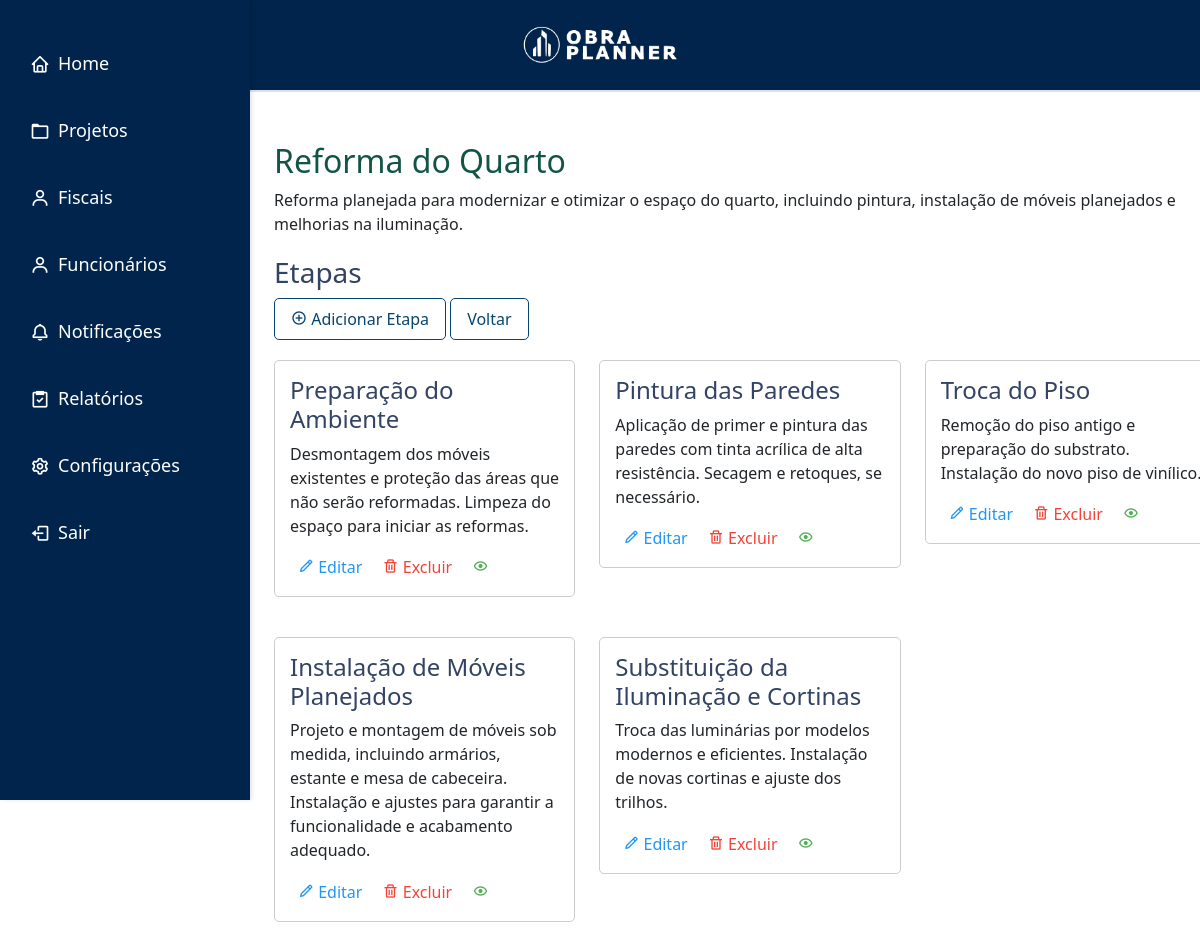
Page /empresa/projetos/verproj.php?id=38 (signed in) on the committed database.
### tables this page shows
CREATE TABLE IF NOT EXISTS `projetos` (
  `projeto_id` int(11) NOT NULL AUTO_INCREMENT,
  `titulo` varchar(255) NOT NULL,
  `descricao` text DEFAULT NULL,
  `imagem` varchar(255) DEFAULT NULL,
  `documentacao` varchar(255) DEFAULT NULL,
  `data_inicio` date DEFAULT NULL,
  `data_termino` date DEFAULT NULL,
  `data_prev_ini` date DEFAULT NULL,
  `data_prev_ter` date DEFAULT NULL,
  `empresa_id` int(11) DEFAULT NULL,
  `fiscal_id` int(11) DEFAULT NULL,
  `func_id` varchar(225) DEFAULT NULL,
  `status` enum('Em andamento','Concluído','Atrasado') NOT NULL DEFAULT 'Em andamento',
  `qtn_eta` varchar(100) DEFAULT NULL,
  `progresso` int(11) DEFAULT NULL,
  PRIMARY KEY (`projeto_id`),
  KEY `empresa_id` (`empresa_id`),
  KEY `fiscal_id` (`fiscal_id`),
  KEY `func_id` (`func_id`),
  CONSTRAINT `projetos_ibfk_1` FOREIGN KEY (`empresa_id`) REFERENCES `empresas` (`empresa_id`),
  CONSTRAINT `projetos_ibfk_2` FOREIGN KEY (`fiscal_id`) REFERENCES `fiscais` (`fiscal_id`),
  CONSTRAINT `projetos_ibfk_3` FOREIGN KEY (`func_id`) REFERENCES `funcionarios` (`func_id`)
);

CREATE TABLE IF NOT EXISTS `etapas` (
  `etapa_id` int(11) NOT NULL AUTO_INCREMENT,
  `titulo` varchar(255) NOT NULL,
  `descricao` text NOT NULL,
  `observacoes` text DEFAULT NULL,
  `imagem` varchar(255) DEFAULT NULL,
  `projeto_id` int(11) NOT NULL,
  `data_inicio` date NOT NULL,
  `data_termino` date NOT NULL,
  `data_previa_inicio` date DEFAULT NULL,
  `data_previa_termino` date DEFAULT NULL,
  `concluida` tinyint(1) DEFAULT 0,
  `mensagem` varchar(225) DEFAULT NULL,
  PRIMARY KEY (`etapa_id`),
  KEY `projeto_id` (`projeto_id`),
  CONSTRAINT `etapas_ibfk_1` FOREIGN KEY (`projeto_id`) REFERENCES `projetos` (`projeto_id`)
);

### empresa/projetos/verproj.php (the view, shortened to what this page needs)
<?php
include '../../includes/db_connect.php';
$projeto_id = $_GET['id'];
$sql = "SELECT * FROM projetos WHERE projeto_id = $projeto_id";
$result = $conn->query($sql);
$projeto = $result->fetch_assoc();
$sqlEtapas = "SELECT * FROM etapas WHERE projeto_id = $projeto_id";
$resultEtapas = $conn->query($sqlEtapas);
?>
<!DOCTYPE html>
<html lang="pt-br">
<head>
    <link rel="stylesheet" href="../style.css">
    <link href='https://unpkg.com/boxicons@2.0.7/css/boxicons.min.css' rel='stylesheet'>
    <link href="https://cdn.jsdelivr.net/npm/bootstrap@5.0.2/dist/css/bootstrap.min.css" rel="stylesheet">
</head>
<body>
    <header>
        <div class="logo">
            <img src="../../imgs/obraplanner7.png" alt="Logo do ObraPlanner" style="max-height: 50px;">
        </div>
    </header>
    <nav class="sidebar">
        <ul>
            <li><a href="../dash.php"><i class="bx bx-home"></i> Home</a></li>
            <li><a href="proj.php"><i class="bx bx-folder"></i> Projetos</a></li>
            <li><a href="../fiscal/fis.php"><i class="bx bx-user"></i> Fiscais</a></li>
            <li><a href="../funcionarios/func.php"><i class="bx bx-user"></i> Funcionários</a></li>
            <li><a href="../notificacaos/not.php"><i class="bx bx-bell"></i> Notificações</a></li>
            <li><a href="../relemp/relemp.php"><i class="bx bx-task"></i> Relatórios</a></li>
            <li><a href="../config/config.php"><i class="bx bx-cog"></i> Configurações</a></li>
            <li><a href="../../index.php" class="btn-logout"><i class="bx bx-log-out"></i> Sair</a></li>
        </ul>
    </nav>
    <main role="main" class="col-md-9 ml-sm-auto col-lg-10 px-4" style="margin-left: 250px; padding-top: 50px;">
        <h2><?php echo htmlspecialchars($projeto['titulo']); ?></h2>
        <p><?php echo htmlspecialchars($projeto['descricao']); ?></p>
        <h3>Etapas</h3>
        <a href="addeta.php?projeto_id=<?php echo $projeto['projeto_id']; ?>" class="btnadd"><i class="bx bx-plus-circle"></i> Adicionar Etapa</a>
        <a href="proj.php" class="btnback">Voltar</a>
        <div class="row">
        <?php
        if ($resultEtapas && $resultEtapas->num_rows > 0) {
            while ($etapa = $resultEtapas->fetch_assoc()) {
                ?>
                <div class="col-md-4">
                    <div class="container">
                        <h4><?php echo htmlspecialchars($etapa['titulo']); ?></h4>
                        <p><?php echo htmlspecialchars($etapa['descricao']); ?></p>
                        <div>
                            <a href="editeta.php?id=<?php echo $etapa['etapa_id']; ?>" class="btnproj" style="color: #2196F3;">
                            <i class='bx bx-pencil'></i> Editar</a>
                            <a href="deleta.php?id=<?php echo $etapa['etapa_id']; ?>" class="btnproj"style="color: #F44336;">
                            <i class='bx bx-trash'></i> Excluir</a>
                            <button class="btnproj" onclick="toggleDetails('<?php echo $etapa['etapa_id']; ?>')"style="color: #4CAF50; background-color:#fff; border:none;">
                            <i class="bx bx-show"></i></button>
                        </div>
                    </div>
                </div>
                <?php
            }
        }
        ?>
        </div>
    </main>
</body>
</html>

### empresa/style.css (style rules this page uses)
:root { --co1: #00244b; --co2: #003d80; --co3: #074470; --co4: #01306e; --co5: #0056b3; --co8: #539ff0; --co10: #07488d; --co11: #003d7a; --co12: #132154; --co13: #324363; --co17: #fff; --co18: #000; --co19: #333; --co20: #0c382e; --co21: #145413; --co22: #541313; --co23: #dee2e6; --co24: #135545; --co25: #ffe600; }
html, body { width: 100vw; overflow-x: hidden; margin: 0; font-family: 'Lexend', sans-serif; }
header { display: flex; justify-content: center; background-color: var(--co1); padding: 20px 30px; border-bottom: 2px solid var(--co23); }
.logo img { max-height: 50px; }
.sidebar { width: 250px; background-color: var(--co1); color: #fff; padding: 20px; box-shadow: 2px 0 4px rgba(0, 0, 0, 0.1); display: flex; flex-direction: column; height: 100vh; position: fixed; top: 0; left: 0; z-index: 1000; }
.sidebar ul { list-style-type: none; padding: 0; margin: 0; flex: 1; }
.sidebar ul li { margin: 20px 0; }
.sidebar ul li a { color: #fff; text-decoration: none; font-size: 18px; display: flex; align-items: center; padding: 10px; border-radius: 5px; transition: background-color 0.3s; }
.sidebar ul li a i { margin-right: 8px; font-size: 20px; }

### empresa/projetos/verproj.php (style rules this page uses)
.btnproj { padding: 0.1rem 0.5rem; font-size: 1rem; border-radius: 5px; text-decoration: none; display: inline-block; }
.container { margin-top: 20px; border: 1px solid #ccc; border-radius: 5px; padding: 15px; background-color: #fff; margin-bottom: 20px; }
h2 { color: #135545; }
h3 { margin-top: 20px; color: #324363; }
h4 { color: #324363; }
.btnback, .btnverdetalhes { background-color: #fff; color: #074470; border: solid 1px #074470; padding: 0.5rem 1rem; font-size: 1rem; border-radius: 5px; text-decoration: none; display: inline-block; }
.btnadd { background-color: #fff; color: #074470; border: solid 1px #074470; padding: 0.5rem 1rem; font-size: 1rem; border-radius: 5px; text-decoration: none; display: inline-block; }

### rows in the picture
projetos: titulo "Reforma do Quarto", descricao "Reforma planejada para modernizar e otimizar o espaço do quarto, incluindo pintura, instalação de móveis planejados e melhorias na iluminação."
etapas: titulo "Preparação do Ambiente", descricao "Desmontagem dos móveis existentes e proteção das áreas que não serão reformadas. Limpeza do espaço para iniciar as reformas."
etapas: titulo "Pintura das Paredes", descricao "Aplicação de primer e pintura das paredes com tinta acrílica de alta resistência. Secagem e retoques, se necessário."
etapas: titulo "Troca do Piso", descricao "Remoção do piso antigo e preparação do substrato. Instalação do novo piso de…"
etapas: titulo "Instalação de Móveis Planejados", descricao "Projeto e montagem de móveis sob medida, incluindo armários, estante e mesa de cabeceira. Instalação e ajustes para garantir a funcionalidade e acabamento adequado."
etapas: titulo "Substituição da Iluminação e Cortinas", descricao "Troca das luminárias por modelos modernos e eficientes. Instalação de novas cortinas e ajuste dos trilhos."
